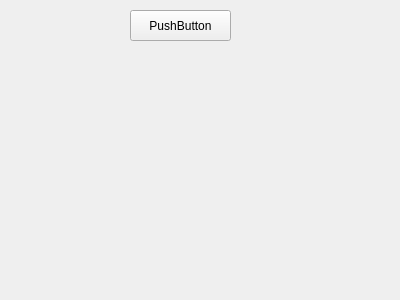
<?xml version="1.0" encoding="UTF-8"?>
<ui version="4.0">
 <class>Form</class>
 <widget class="QWidget" name="Form">
  <property name="geometry">
   <rect>
    <x>0</x>
    <y>0</y>
    <width>400</width>
    <height>300</height>
   </rect>
  </property>
  <property name="windowTitle">
   <string>Form</string>
  </property>
  <widget class="QPushButton" name="pushButton">
   <property name="geometry">
    <rect>
     <x>130</x>
     <y>10</y>
     <width>101</width>
     <height>31</height>
    </rect>
   </property>
   <property name="text">
    <string>PushButton</string>
   </property>
  </widget>
 </widget>
 <resources/>
 <connections/>
</ui>
